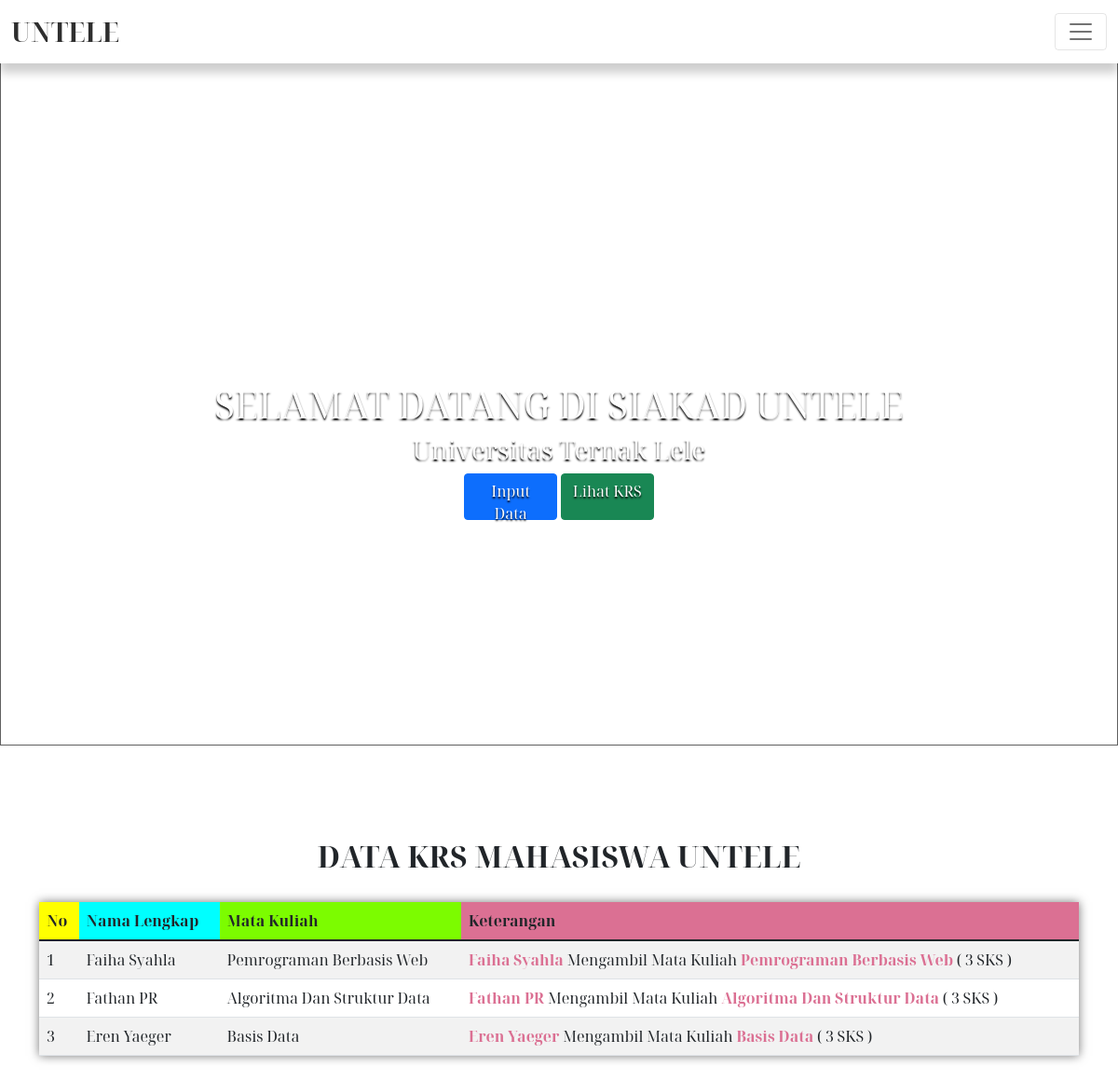
The page / on the database its author committed.
### tables this page shows
CREATE TABLE `krs` (
  `id` int(10) NOT NULL,
  `mahasiswa_npm` char(13) NOT NULL,
  `matakuliah_kodemk` char(6) NOT NULL
);

CREATE TABLE `mahasiswa` (
  `npm` char(13) NOT NULL,
  `nama` varchar(50) NOT NULL,
  `jurusan` enum('Teknik Informatika','Sistem Informasi') NOT NULL,
  `alamat` text NOT NULL
);

CREATE TABLE `matakuliah` (
  `kodemk` char(6) NOT NULL,
  `nama_mk` varchar(50) NOT NULL,
  `jumlah_sks` int(3) NOT NULL
);

### domain/get_data.php (called while the page is built)
<?php
include('data/connection_remote_database.php');
$query = "SELECT krs.id,mahasiswa.nama,matakuliah.nama_mk,matakuliah.jumlah_sks FROM krs JOIN mahasiswa ON krs.mahasiswa_npm = mahasiswa.npm JOIN matakuliah ON krs.matakuliah_kodemk = matakuliah.kodemk";
$run = mysqli_query($connection,$query);

### index.php (the view, shortened to what this page needs)
<?php include('domain/get_data.php'); ?>
<!DOCTYPE html>
<html lang="en">
  <head>
    <link href="https://cdn.jsdelivr.net/npm/bootstrap@5.1.3/dist/css/bootstrap.min.css" rel="stylesheet">
    <link href="assets/style.css" rel='stylesheet'>
  </head>
  <body>
  <section id="awal">
  <nav class="navbar navbar-light fixed-top">
  <div class="container-fluid">
    <a class="navbar-brand" href="#">UNTELE</a>
    <button class="navbar-toggler" type="button" data-bs-toggle="offcanvas" data-bs-target="#offcanvasNavbar" aria-controls="offcanvasNavbar">
      <span class="navbar-toggler-icon"></span>
    </button>
  </div>
</nav>
      </section>
<section class='landing'>
<div class="background">
    <img src='assets/background.jpg'>
    <div class="container">
    <div class='row justify-content-center'>
        <div class='col-10 panel justify-content-center'>
        <h1>SELAMAT DATANG DI SIAKAD UNTELE</h1>
        <h3>Universitas Ternak Lele</h3>
            <div class="row">
                <div class="col justify-content-center">
                    <div class='tombol'>
                    <a href="input_data.php"type="button" class="btn btn-primary">Input Data</a>
                    <a href="#tabel"type="button" class="btn btn-success">Lihat KRS</a>
                    </div>
                 </div>
                </div>
        </div>
        </div>
    </div>
</div>
</section>
<section class="tampil-data" id="tabel">
<div class="container tampil-data">
  <h2 style="text-align:center;font-weight:bolder;">DATA KRS MAHASISWA UNTELE</h2>
            <div class="row">
                <div class="col-12">
                    <table class="table table-striped" id='table-data'>
                        <thead>
                            <tr>
                                <th scope="col" style='background-color:yellow;'>No</th>
                                <th scope="col" style='background-color:aqua;'>Nama Lengkap</th>
                                <th scope="col" style='background-color:lawngreen;'>Mata Kuliah</th>
                                <th scope="col" style='background-color:palevioletred;'>Keterangan</th>
                            </tr>
                        </thead>
                        <tbody>
                            <?php
                            if (!isset($query)) {
                                echo "Belum ada yang mengisi KRS";
                            } else {
                                while ($row = mysqli_fetch_assoc($run)){
                                    echo '<tr>
                                    <td>' . $row['id'] . '</td>
                                    <td>' . $row['nama'] . '</td>
                                    <td>' . $row['nama_mk'] . '</td>
                                    <td>' . "<span style='color:palevioletred;font-weight:bolder;'>".$row['nama']."</span>". ' Mengambil Mata Kuliah ' . "<span style='color:palevioletred;font-weight:bolder;'>" . $row['nama_mk'] ."</span>". " ( ".$row['jumlah_sks'] . ' SKS )' . '</td>
                                    </tr>';
                                }
                            } ?>
                        </tbody>
                    </table>
                </div>
            </div>
        </div>
</section>
  </body>
</html>

### assets/style.css (style rules this page uses)
* { margin: 0; padding: 0; box-sizing: border-box; font-family: 'Noto Serif Display'; scroll-behavior: smooth; }
.navbar { background-color: #fff; box-shadow: 0px 10px 10px rgb(0, 0, 0,0.2); }
.navbar-brand { color: rgb(46, 46, 46)!important; font-weight: bolder; font-size: 28px; }
.background { position: relative; height: 100vh; width: 100%; background-size: cover; }
.background img { height: 100vh; width: 100%; filter: brightness(0.5); }
.panel { color: #fff; text-shadow: 0px 2px 2px rgb(0, 0, 0); padding-top:-50px; z-index: 3; padding:80px; margin: auto; margin-top:-70px; position: absolute; top: 50vh; }
.panel h1 { text-align: center; pointer-events: none; }
.panel h3 { text-align: center; pointer-events: none; }
.tombol { text-align: center; }
.btn { width: 100px; height: 50px; text-align: center; }
.tampil-data h2 { margin-bottom: 30px; }
.tampil-data { margin-top: 100px; height: 85vh; }
.tampil-data table { box-shadow: 0px 0px 10px rgba(0, 0, 0, 0.541); }

### rows shown on the page
krs: id "1", mahasiswa_npm.nama "Faiha Syahla", matakuliah_kodemk.nama_mk "Pemrograman Berbasis Web", matakuliah_kodemk.jumlah_sks "3"
krs: id "2", mahasiswa_npm.nama "Fathan PR", matakuliah_kodemk.nama_mk "Algoritma Dan Struktur Data", matakuliah_kodemk.jumlah_sks "3"
krs: id "3", mahasiswa_npm.nama "Eren Yaeger", matakuliah_kodemk.nama_mk "Basis Data", matakuliah_kodemk.jumlah_sks "3"
